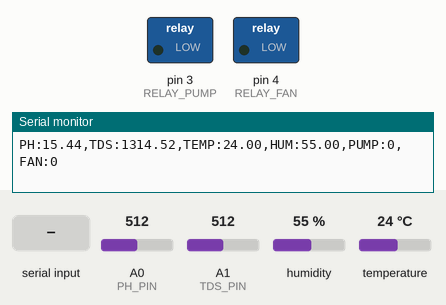
Simulated run of this sketch. Board: Arduino Uno, built with avr-gcc and run on an emulated ATmega328P. Parts: switched loads named in the sketch (green lamp = pin HIGH), the last lines printed to the serial monitor. Inputs (shaded band) come from the test bench; at power-on: temperature 24 °C, A0 (PH_PIN) = 512, A1 (TDS_PIN) = 512, humidity 55 %.

Above: at 3.2 s.
3.3 s: temperature set to 28 °C
5.2 s: temperature set to 31 °C
At 7.2 s:
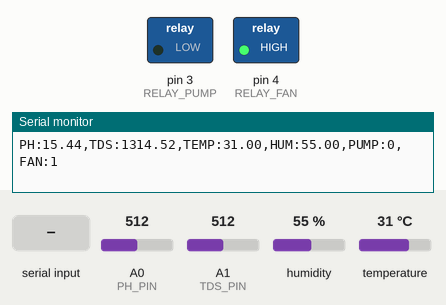
7.5 s: "PUMP_ON\n" received over Serial
At 8.8 s:
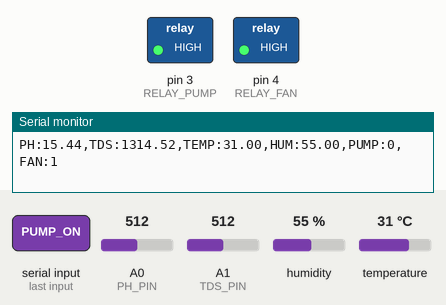
9.6 s: "FAN_OFF\n" received over Serial
At 11.3 s:
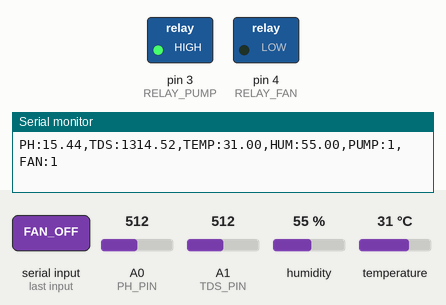
11.6 s: "PUMP_OFF\n" received over Serial
At 12.6 s:
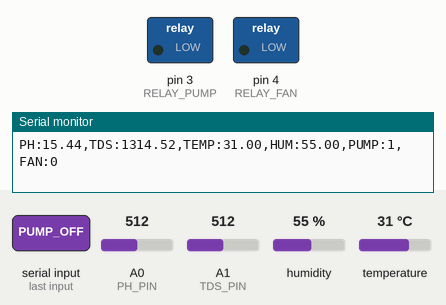
13.6 s: "FAN_ON\n" received over Serial
At 15.0 s:
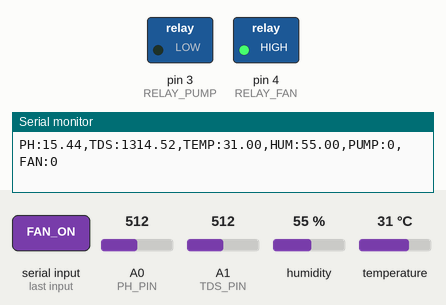
Timing chart, 0 to 16.6 s (numbered marks = the images above; inputs shaded):
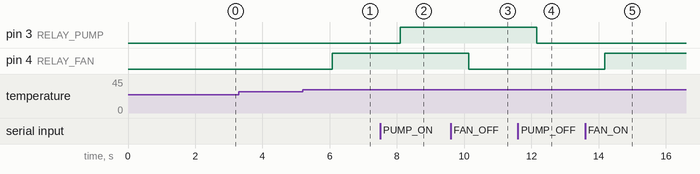

Measured:
- the behaviour switches between 29 and 30 °C on temperature (found by bisection; images 0 and 1)
- after the input at 5.2 s, pin 4 (RELAY_FAN): LOW → HIGH after 0.88 s
- after the input at 7.5 s, pin 3 (RELAY_PUMP): LOW → HIGH after 0.60 s
- after the input at 9.6 s, pin 4 (RELAY_FAN): HIGH → LOW after 0.53 s
- after the input at 11.6 s, pin 3 (RELAY_PUMP): HIGH → LOW after 0.56 s
- after the input at 13.6 s, pin 4 (RELAY_FAN): LOW → HIGH after 0.58 s

The sketch:

sketch_feb15b.ino
```cpp
#include <DHT.h>
#include <DFRobot_PH.h>
#include <GravityTDS.h>

// --------- PIN DEFINITIONS ---------
#define PH_PIN   A0
#define TDS_PIN  A1
#define DHTPIN   2

#define RELAY_PUMP 3   // IN2
#define RELAY_FAN  4   // IN3

#define DHTTYPE DHT11
#define TEMP_THRESHOLD 30.0   // Fan auto ON temp

DHT dht(DHTPIN, DHTTYPE);
DFRobot_PH phSensor;
GravityTDS tdsSensor;

float phValue = 0;
float tdsValue = 0;
float temperature = 0;
float humidity = 0;

bool pumpState = false;
bool fanState = false;
bool autoFanEnabled = true;  // automatic control active

void setup() {
  Serial.begin(9600);

  pinMode(RELAY_PUMP, OUTPUT);
  pinMode(RELAY_FAN, OUTPUT);

  // Default OFF
  digitalWrite(RELAY_PUMP, LOW);
  digitalWrite(RELAY_FAN, LOW);

  delay(2000);

  dht.begin();
  phSensor.begin();
  tdsSensor.begin();
}

void loop() {

  // --------- Read Sensors ----------
  temperature = dht.readTemperature();
  humidity = dht.readHumidity();

  int phRaw = analogRead(PH_PIN);
  float phVoltage = phRaw * 5.0 / 1023.0;
  phValue = phSensor.readPH(phVoltage, temperature);

  tdsSensor.update();
  tdsValue = tdsSensor.getTdsValue();

  // --------- AUTO FAN CONTROL ----------
  if (autoFanEnabled) {
    if (temperature >= TEMP_THRESHOLD) {
      digitalWrite(RELAY_FAN, HIGH);
      fanState = true;
    } else {
      digitalWrite(RELAY_FAN, LOW);
      fanState = false;
    }
  }

  // --------- Send Data to Python ----------
  Serial.print("PH:"); Serial.print(phValue);
  Serial.print(",TDS:"); Serial.print(tdsValue);
  Serial.print(",TEMP:"); Serial.print(temperature);
  Serial.print(",HUM:"); Serial.print(humidity);
  Serial.print(",PUMP:"); Serial.print(pumpState);
  Serial.print(",FAN:"); Serial.println(fanState);

  // --------- Manual Commands ----------
  if (Serial.available()) {
    String cmd = Serial.readStringUntil('\n');
    cmd.trim();

    if (cmd == "PUMP_ON") {
      digitalWrite(RELAY_PUMP, HIGH);
      pumpState = true;
    }
    else if (cmd == "PUMP_OFF") {
      digitalWrite(RELAY_PUMP, LOW);
      pumpState = false;
    }
    else if (cmd == "FAN_ON") {
      autoFanEnabled = false;
      digitalWrite(RELAY_FAN, HIGH);
      fanState = true;
    }
    else if (cmd == "FAN_OFF") {
      autoFanEnabled = false;
      digitalWrite(RELAY_FAN, LOW);
      fanState = false;
    }
    else if (cmd == "FAN_AUTO") {
      autoFanEnabled = true;
    }
  }

  delay(2000);
}
```
